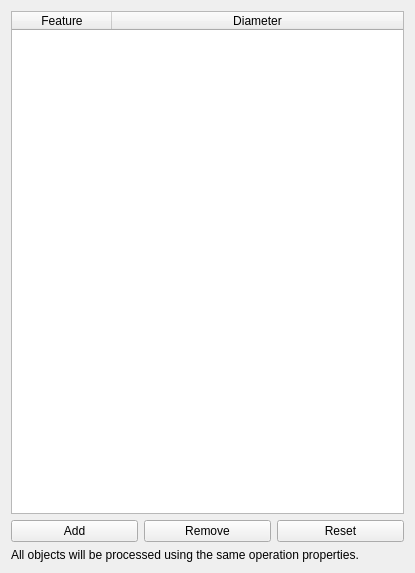
<?xml version="1.0" encoding="UTF-8"?>
<ui version="4.0">
 <class>Form</class>
 <widget class="QWidget" name="Form">
  <property name="geometry">
   <rect>
    <x>0</x>
    <y>0</y>
    <width>415</width>
    <height>573</height>
   </rect>
  </property>
  <property name="windowTitle">
   <string>Form</string>
  </property>
  <layout class="QVBoxLayout" name="verticalLayout">
   <item>
    <layout class="QGridLayout" name="gridLayout">
     <item row="0" column="0" colspan="3">
      <widget class="QTableWidget" name="baseList">
       <property name="toolTip">
        <string>&lt;html&gt;&lt;head/&gt;&lt;body&gt;&lt;p&gt;Table of hole features and the determined radius of the associated hole.&lt;/p&gt;&lt;p&gt;&lt;br/&gt;&lt;/p&gt;&lt;p&gt;You can add feature for processing by selecting them and then pressing Add. If a feature is accidentally added to the list it can be removed through Remove and will no longer be processed.&lt;/p&gt;&lt;p&gt;&lt;br/&gt;&lt;/p&gt;&lt;p&gt;Reset deletes all current items from the list and fills the list with all circular holes eligible for the operation from the model. You can again refine the list afterwards by enabling/disabling, removing and adding features.&lt;/p&gt;&lt;/body&gt;&lt;/html&gt;</string>
       </property>
       <attribute name="horizontalHeaderStretchLastSection">
        <bool>true</bool>
       </attribute>
       <column>
        <property name="text">
         <string>Feature</string>
        </property>
       </column>
       <column>
        <property name="text">
         <string>Diameter</string>
        </property>
       </column>
      </widget>
     </item>
     <item row="1" column="2">
      <widget class="QPushButton" name="resetBase">
       <property name="toolTip">
        <string>&lt;html&gt;&lt;head/&gt;&lt;body&gt;&lt;p&gt;Remove all list items and fill list with all eligible features from the job's base object.&lt;/p&gt;&lt;/body&gt;&lt;/html&gt;</string>
       </property>
       <property name="text">
        <string>Reset</string>
       </property>
      </widget>
     </item>
     <item row="3" column="0" colspan="3">
      <widget class="QLabel" name="label">
       <property name="text">
        <string>All objects will be processed using the same operation properties.</string>
       </property>
       <property name="textFormat">
        <enum>Qt::AutoText</enum>
       </property>
       <property name="wordWrap">
        <bool>true</bool>
       </property>
      </widget>
     </item>
     <item row="1" column="1">
      <widget class="QPushButton" name="deleteBase">
       <property name="toolTip">
        <string>&lt;html&gt;&lt;head/&gt;&lt;body&gt;&lt;p&gt;Remove selected list items from the list of base geometries. The operation is no longer applied to them.&lt;/p&gt;&lt;/body&gt;&lt;/html&gt;</string>
       </property>
       <property name="text">
        <string>Remove</string>
       </property>
      </widget>
     </item>
     <item row="1" column="0">
      <widget class="QPushButton" name="addBase">
       <property name="toolTip">
        <string>&lt;html&gt;&lt;head/&gt;&lt;body&gt;&lt;p&gt;Add selected items from 3d view to the list of base geometries.&lt;/p&gt;&lt;/body&gt;&lt;/html&gt;</string>
       </property>
       <property name="text">
        <string>Add</string>
       </property>
      </widget>
     </item>
    </layout>
   </item>
  </layout>
 </widget>
 <tabstops>
  <tabstop>baseList</tabstop>
  <tabstop>addBase</tabstop>
  <tabstop>deleteBase</tabstop>
  <tabstop>resetBase</tabstop>
 </tabstops>
 <resources/>
 <connections/>
</ui>
